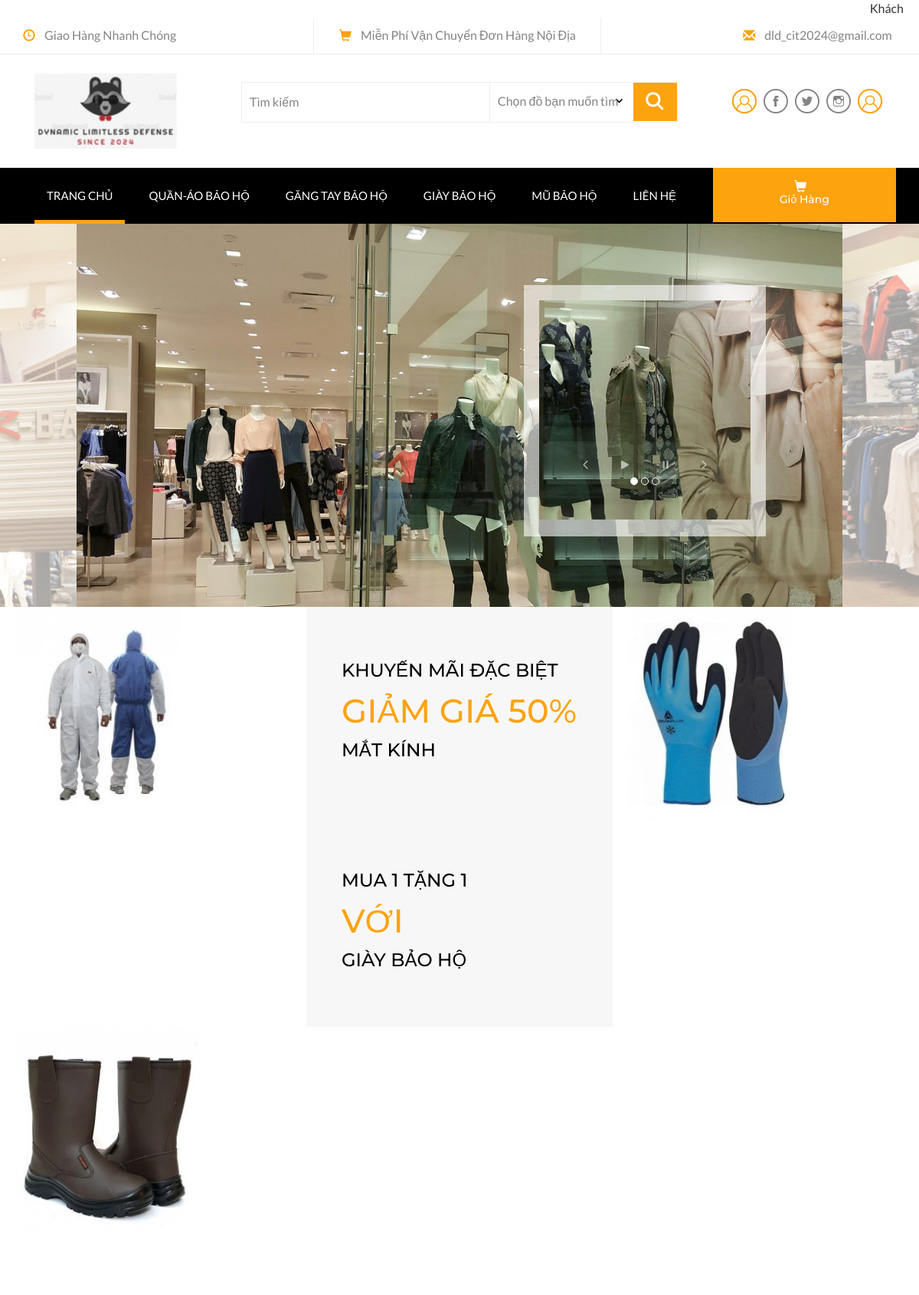
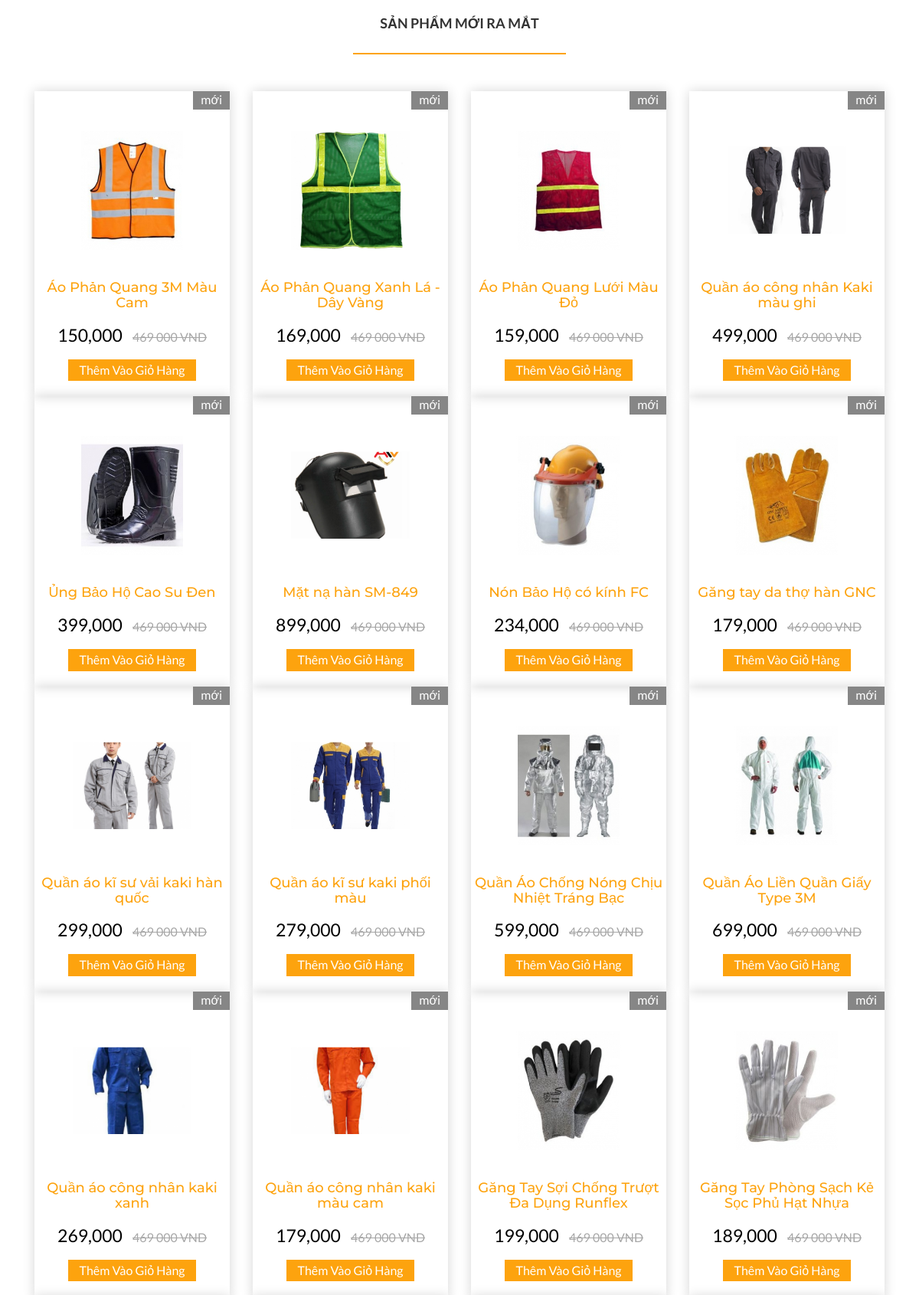
The page / (upper part) on the database its author committed (2 pictures, top to bottom).
### tables this page shows
CREATE TABLE `sanpham` (
  `id_sanpham` int(10) NOT NULL,
  `id_loaisp` int(5) NOT NULL,
  `tensanpham` varchar(50) NOT NULL,
  `giaban` int(10) NOT NULL,
  `soluongtonkho` int(5) NOT NULL,
  `motachitiet` text NOT NULL,
  `image` varchar(20) NOT NULL
);

### index.php (the view, shortened to what this page needs)
<!DOCTYPE html>
<html>
<head>
    <link href="css/bootstrap.css" rel="stylesheet" type="text/css" media="all" />
    <link href="css/pignose.layerslider.css" rel="stylesheet" type="text/css" media="all" />
    <link href="css/style.css" rel="stylesheet" type="text/css" media="all" />
    <link rel="stylesheet" href="css/Menu.css">
    <link rel="stylesheet" href="https://cdnjs.cloudflare.com/ajax/libs/font-awesome/6.3.0/css/all.min.css" />
</head>
<body>
    <?php
        if(isset($_SESSION['logged_in']) && $_SESSION['logged_in'] === true) {
            $use1_disabled = 'none';
        } else {
            $use1_disabled = '';
        }
    ?>
    <p id="status" style="float: right; padding-right: 20px">
        <?php
            echo isset($_SESSION['user_email']) ? $_SESSION['user_email'] : 'Khách';
        ?>
    </p>
    <br>
    <div class="header">
        <div class="container">
            <ul>
                <li><span class="glyphicon glyphicon-time" aria-hidden="true"></span>Giao Hàng Nhanh Chóng</li>
                <li><span class="glyphicon glyphicon-shopping-cart" aria-hidden="true"></span>Miễn Phí Vận Chuyển Đơn Hàng Nội Địa</li>
                <li><span class="glyphicon glyphicon-envelope" aria-hidden="true"></span><a href="mailto:info@example.com">dld_cit2024@gmail.com</a></li>
            </ul>
        </div>
    </div>
    <div class="header-bot">
        <div class="container">
            <div class="col-md-3 header-left">
                <h1>
                    <a href="index.php"><img src="images/logo.jpg"></a>
                </h1>
            </div>
            <div class="col-md-6 header-middle">
                <form action="searchProduct.php" method="GET">
                    <div class="search">
                        <input id="searchInput" type="search" name="searchInput" value="Tìm kiếm" onfocus="this.value = '';" onblur="if (this.value == '') {this.value = 'Search';}" required="">
                    </div>
                    <div class="section_room">
                        <select id="country" onchange="change_country(this.value)" class="frm-field required">
                            <option value="" selected disabled>Chọn đồ bạn muốn tìm</option>
                        </select>
                    </div>
                    <div class="sear-sub" >
                        <input type="submit" value=" " onclick="searchProduct()">
                    </div>
                </form>
            </div>
            <div class="col-md-3 header-right footer-bottom">
                <ul>
                    <li><a href="#" class="use1" data-toggle="modal" data-target="#myModal4" style="display: <?php echo $use1_disabled; ?>"><span>ĐĂNG NHẬP</span></a>
                    </li>
                    <li>
                        <a class="fb" href="#"></a>
                    </li>
                    <li>
                        <a class="twi" href="#"></a>
                    </li>
                    <li>
                        <a class="insta" href="#"></a>
                    </li>
                    <li>
                        <a class="you" href="logout.php"><span>Đăng Xuất</span></a>
                    </li>
                </ul>
            </div>
        </div>
    </div>
    <div class="ban-top">
        <div class="container">
            <div class="top_nav_left">
                <nav class="navbar navbar-default">
                    <div class="container-fluid">
                        <div class="collapse navbar-collapse menu--shylock" id="bs-example-navbar-collapse-1">
                            <ul class="nav navbar-nav menu__list">
                                <li class="active menu__item menu__item--current"><a class="menu__link" href="index.php">Trang Chủ<span class="sr-only">(current)</span></a></li>
                                <li class=" menu__item "><a class="menu__link" href="quanAo.php">Quần-Áo Bảo Hộ</a></li>
                                <li class=" menu__item"><a class="menu__link" href="gangTay.php">Găng Tay Bảo Hộ</a></li>
                                <li class=" menu__item"><a class="menu__link" href="giay.php">Giày Bảo Hộ</a></li>
                                <li class=" menu__item"><a class="menu__link" href="mu.php">Mũ Bảo Hộ</a></li>
                                <li class=" menu__item "><a class="menu__link" href="contact.php">Liên Hệ</a></li>
                            </ul>
                        </div>
                    </div>
            </div>
            <div class="top_nav_right">
                <div class="cart box_1">
                    <a href="checkout.php">
                        <h3>
                            <div class="total">
                                <i class="glyphicon glyphicon-shopping-cart" aria-hidden="true"></i>
                                <p style="color:white;">Giỏ Hàng</p>
                            </div>
                        </h3>
                    </a>
                </div>
            </div>
            <div class="clearfix"></div>
        </div>
    </div>
    <div class="banner-grid">
        <div id="visual">
            <div class="slide-visual">
                <ul class="slide-group">
                    <li><img class="img-responsive" src="images/ba1.jpg" alt="Dummy Image" /></li>
                    <li><img class="img-responsive" src="images/ba2.jpg" alt="Dummy Image" /></li>
                    <li><img class="img-responsive" src="images/ba3.jpg" alt="Dummy Image" /></li>
                </ul>
                <div class="script-wrap">
                    <ul class="script-group">
                        <li>
                            <div class="inner-script"><img class="img-responsive" src="images/baa2.jpg" alt="Dummy Image" /></div>
                        </li>
                    </ul>
                    <div class="slide-controller">
                        <a href="#" class="btn-prev"><img src="images/btn_prev.png" alt="Prev Slide" /></a>
                        <a href="#" class="btn-play"><img src="images/btn_play.png" alt="Start Slide" /></a>
                        <a href="#" class="btn-pause"><img src="images/btn_pause.png" alt="Pause Slide" /></a>
                        <a href="#" class="btn-next"><img src="images/btn_next.png" alt="Next Slide" /></a>
                    </div>
                </div>
            </div>
        </div>
    </div>
    <div class="content-bottom">
        <div class="col-md-7 content-lgrid">
            <div class="col-sm-6 content-img-left text-center">
                <div class="content-grid-effect slow-zoom vertical">
                    <div class="img-box"><img src="images/p1.jpg" alt="image" class="img-responsive zoom-img"></div>
                    <div class="info-box">
                    </div>
                </div>
            </div>
            <div class="col-sm-6 content-img-right">
                <h3>Khuyến Mãi Đặc Biệt <span>Giảm Giá 50%</span> MẮT KÍNH</h3>
            </div>
            <div class="col-sm-6 content-img-right">
                <h3>Mua 1 tặng 1 <span>với</span> GIÀY BẢO HỘ</h3>
            </div>
            <div class="col-sm-6 content-img-left text-center">
                <div class="content-grid-effect slow-zoom vertical">
                    <div class="img-box"><img src="images/p2.jpg" alt="image" class="img-responsive zoom-img"></div>
                    <div class="info-box">
                    </div>
                </div>
            </div>
        </div>
        <div class="col-md-5 content-rgrid text-center">
            <div class="content-grid-effect slow-zoom vertical">
                <div class="img-box"><img src="images/p4.jpg" alt="image" class="img-responsive zoom-img"></div>
                <div class="info-box">
                </div>
            </div>
        </div>
    </div>
    <div class="product-easy">
        <div class="container">
            <div class="sap_tabs">
                <div id="horizontalTab" style="display: block; width: 100%; margin: 0px;">
                    <ul class="resp-tabs-list">
                        <li class="resp-tab-item" aria-controls="tab_item-0" role="tab"><span>SẢN PHẨM MỚI RA MẮT</span></li>
                    </ul>
                    <div class="resp-tabs-container">
                        <div class="tab-1 resp-tab-content" aria-labelledby="tab_item-0">
                            <?php
                            include "db/connect.php";
                            $sql = "SELECT * FROM sanpham";
                            $result = mysqli_query($conn, $sql);
                            if (mysqli_num_rows($result) > 0) {
                                while ($row = mysqli_fetch_assoc($result)) {
                                    ?>
                                    <div class="col-md-3 product-men">
                                        <div class="men-pro-item simpleCart_shelfItem">
                                            <div class="men-thumb-item">
                                                <img src="<?php echo $row["image"]; ?>" alt="" class="pro-image-front">
                                                <span class="product-new-top">Mới</span>
                                        </div>
                                    <div class="item-info-product">
                                        <h4><a><?php echo $row["tensanpham"]; ?></a></h4>
                                        <div class="info-product-price">
                                            <span class="item_price"><?php echo number_format($row["giaban"]); ?></span>
                                            <del>469 000 VND</del>
                                        </div>
                                        <a class="item_add single-item hvr-outline-out button2">Thêm Vào Giỏ Hàng
                                        </a>
                                    </div>
                                        </div>
                                    </div>
                                    <?php
                                }
                            } else {
                                echo "Không có sản phẩm nào.";
                            }
                        ?>
                        </div>
                    </div>
                </div>
            </div>
        </div>
</body>
</html>

### css/pignose.layerslider.css (style rules this page uses)
.pignose-layerslider { display: block; width: 100%; margin: 0 auto; overflow: hidden; }
.pignose-layerslider, .pignose-layerslider * { box-sizing: content-box; -o-box-sizing: content-box; -moz-box-sizing: content-box; -webkit-box-sizing: content-box; }
.pignose-layerslider .slide-visual { width: 1000px; height: 500px; margin: 0 auto; position: relative; }
.pignose-layerslider .slide-visual .slide-group { margin: 0; padding: 0; list-style: none; }
.pignose-layerslider .slide-visual .script-wrap { width: 276px; height: 288px; padding: 20px; position: absolute; top: 80px; right: 100px; }
.pignose-layerslider .slide-visual .script-wrap .slide-controller { position: absolute; left: 0; bottom: 84px; width: 100%; text-align: center; z-index: 60; }
.pignose-layerslider .slide-visual .script-wrap .slide-controller a { display: inline-block; margin: 0 20px; opacity: .6; filter: alpha(opacity=60); -ms-filter: alpha(opacity=60); -moz-transition: opacity .3s ease; -webkit-transition: opacity .3s ease; -o-transition: opacity .3s ease; transition: opacity .3s ease; }
.pignose-layerslider .slide-visual .script-wrap .script-group { margin: 0; padding: 0; position: relative; list-style: none; z-index: 50; overflow: hidden; }
.pignose-layerslider .slide-visual .script-wrap .script-group li { float: left; }

### rows shown on the page
sanpham: image (picture), tensanpham "Áo Phản Quang 3M Màu Cam", giaban "150,000"
sanpham: image (picture), tensanpham "Áo Phản Quang Xanh Lá - Dây Vàng", giaban "169,000"
sanpham: image (picture), tensanpham "Áo Phản Quang Lưới Màu Đỏ", giaban "159,000"
sanpham: image (picture), tensanpham "Quần áo công nhân Kaki màu ghi", giaban "499,000"
sanpham: image (picture), tensanpham "Ủng Bảo Hộ Cao Su Đen", giaban "399,000"
sanpham: image (picture), tensanpham "Mặt nạ hàn SM-849", giaban "899,000"
sanpham: image (picture), tensanpham "Nón Bảo Hộ có kính FC", giaban "234,000"
sanpham: image (picture), tensanpham "Găng tay da thợ hàn GNC", giaban "179,000"
sanpham: image (picture), tensanpham "Quần áo kĩ sư vải kaki hàn quốc", giaban "299,000"
sanpham: image (picture), tensanpham "Quần áo kĩ sư kaki phối màu", giaban "279,000"
sanpham: image (picture), tensanpham "Quần Áo Chống Nóng Chịu Nhiệt Tráng Bạc", giaban "599,000"
sanpham: image (picture), tensanpham "Quần Áo Liền Quần Giấy Type 3M", giaban "699,000"
sanpham: image (picture), tensanpham "Quần áo công nhân kaki xanh", giaban "269,000"
sanpham: image (picture), tensanpham "Quần áo công nhân kaki màu cam", giaban "179,000"
sanpham: image (picture), tensanpham "Găng Tay Sợi Chống Trượt Đa Dụng Runflex", giaban "199,000"
sanpham: image (picture), tensanpham "Găng Tay Phòng Sạch Kẻ Sọc Phủ Hạt Nhựa", giaban "189,000"
